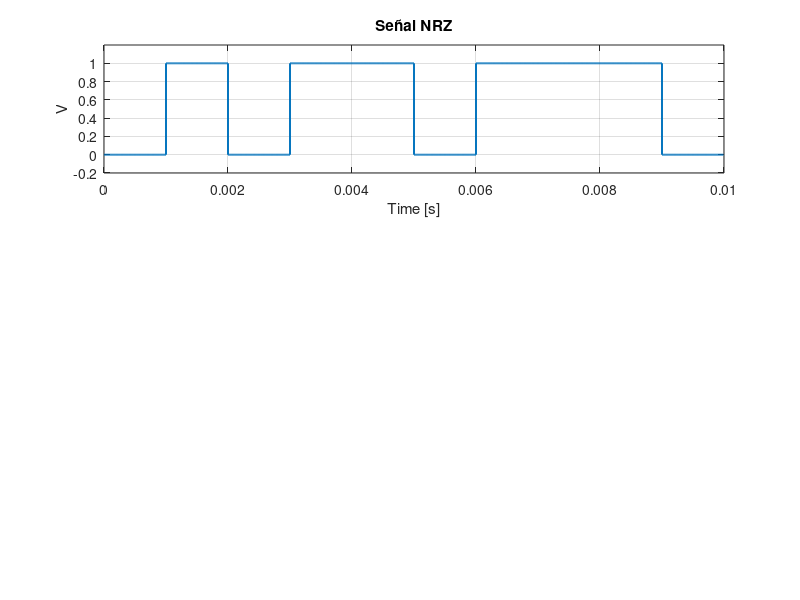

Write MATLAB code to recreate this figure. (Note: this script raises an error after producing the figure.)
clc; clear; close all;

tic;  % comienza a medir el tiempo de ejecución

%% parámetros principales
bits_per_second     = 1e3;     % 1 kbit/s (1 ms por bit)
samples_per_bit     = 100;     % 100 muestras por bit, resolución temporal
sampling_frequency  = bits_per_second * samples_per_bit; % = 100 kHz
carrier_frequency   = 2e3;     % 2 kHz, frecuencia de la portadora
frequency_deviation = 2e3/2;   % Δf = 1 kHz

%% lectura de datos binarios
if exist('./bits_codificados_h1511.txt','file')
    bit_stream = load('./bits_codificados_h1511.txt');
elseif exist('./bits_codificados_h74.txt','file')
    bit_stream = load('./bits_codificados_h74.txt');
else
    error('No se encontraron archivos de bits: h1511 o h74. Exporta desde Python primero.');
end

%% normalización de forma y niveles 
bit_stream = bit_stream(:) ~= 0;        % columna 0/1 lógico
nrz_signal = 2*double(bit_stream) - 1;  % ±1 formato NRZ

%% upsampling (retención por repetición) 
nrz_upsampled = repelem(nrz_signal, samples_per_bit); % genera señal digital de mayor resolución

%% modulación FSK (fase continua)
instantaneous_frequency = carrier_frequency + frequency_deviation * nrz_upsampled;   %  frecuencia inst. de la portadora
instantaneous_phase     = 2*pi*cumsum(instantaneous_frequency) / sampling_frequency; % integra la frec inst para obtener la fase acumulada en el tiempo
fsk_signal              = cos(instantaneous_phase); %genera la FSK signal

%  GFSK BLE 
BT = 0.5;                   % producto BT del filtro gaussiano (BLE)

h  = 2*frequency_deviation / bits_per_second; %índice de modulación a partir de Δf y Rb (h = 2Δf/Rb)

Tb = 1/bits_per_second;% periodo de bit
% sigma del filtro en "muestras" (discreto) controla cuánto se suaviza
sigma_s = (Tb*sqrt(log(2)) / (2*pi*BT)) * sampling_frequency;  
Lh = ceil(3*sigma_s);
n  = (-Lh:Lh).';  % eje discreto del kernel
g  = exp(-(n.^2)/(2*sigma_s^2));
g  = g / sum(g);            % normalizar a área unitaria

m_filt = conv(nrz_upsampled, g, 'same');                  % suavizado gaussiano (baseband)
dphi   = pi*h * m_filt / samples_per_bit;                 % incremento de fase por muestra
phi_gfsk = cumsum(dphi);                                   % fase continua CPFSK filtrada

% asegurar vector columna y construir portadora a la misma Fs/tamaño
phi_gfsk = phi_gfsk(:);
phi_car  = 2*pi*carrier_frequency * ((0:numel(phi_gfsk)-1).') / sampling_frequency;
% GFSK en pasobanda 
gfsk_signal = cos(phi_car + phi_gfsk);                    


%% selecciona cuántos bits mostrar 
num_bits_to_plot = 10;                    % decisión de cuantos bits utilizar 
Ns = num_bits_to_plot * samples_per_bit;   % cuantas muestras corresponden según n bits
Ns = min([Ns, numel(fsk_signal), numel(gfsk_signal), numel(nrz_upsampled)]);
t  = (0:Ns-1) / sampling_frequency;        % vector t para graficar

figure('Name','FSK vs GFSK visible','Position',[80 80 900 800]);

% Señal NRZ (arriba)
subplot(3,1,1);
stairs(t, (nrz_upsampled(1:Ns)+1)/2, 'LineWidth',1.4); grid on;
ylim([-0.2 1.2]); 
xlabel('Time [s]'); ylabel('V');
title('Señal NRZ');
for k = 1:num_bits_to_plot-1
    x = k/bits_per_second;
    if x <= t(end), xline(x,'k:'); end
end

% Señal FSK (medio)
subplot(3,1,2);
plot(t, fsk_signal(1:Ns), 'LineWidth',1.2); grid on;
xlabel('Time [s]'); ylabel('V');
title('Señal FSK (CPFSK)');
for k = 1:num_bits_to_plot-1
    x = k/bits_per_second;
    if x <= t(end), xline(x,'k:'); end
end

% Señal GFSK (abajo)
subplot(3,1,3);
plot(t, gfsk_signal(1:Ns), 'LineWidth',1.2); grid on;
xlabel('Time [s]'); ylabel('V');
title(sprintf('Señal GFSK', BT, h));
for k = 1:num_bits_to_plot-1
    x = k/bits_per_second;
    if x <= t(end), xline(x,'k:'); end
end

sgtitle('Comparación: NRZ, FSK y GFSK (BLE)','FontWeight','bold');

elapsed_time = toc;  % finaliza el temporizador
fprintf('\nTiempo total de ejecución: %.6f segundos\n', elapsed_time);

output_folder = './Figuras';              % carpeta donde se guardará
if ~exist(output_folder, 'dir')
    mkdir(output_folder);                    
end

file_name = fullfile(output_folder, 'Modulacion_FSK_GFSK.png');  
saveas(gcf, file_name);
% Exportar únicamente la señal GFSK a CSV (una sola columna)
export_folder = './csv';
if ~exist(export_folder, 'dir'), mkdir(export_folder); end

x_gfsk = gfsk_signal(:);                         % asegurar columna
writematrix(x_gfsk, fullfile(export_folder, 'gfsk_signal.csv'));

fprintf('[Export] gfsk_signal.csv guardado en %s (N=%d)\n', export_folder, numel(x_gfsk));
